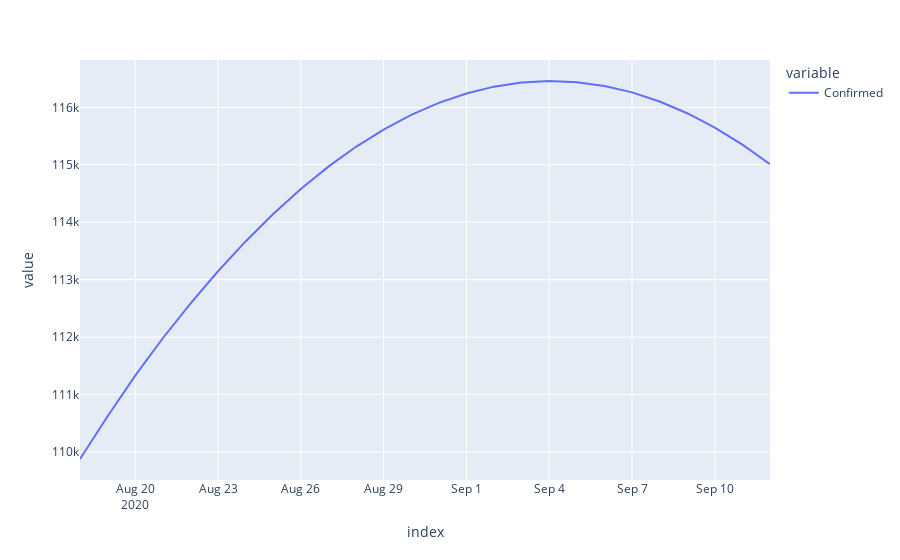

Source (notebook cell):
### Code cell
cleaned_dfs['Alabama']['Confirmed'].plot() # state_stds['Alabama']['Confirmed']

### Figure 1 — Plotly figure (JSON) as saved in the notebook; plotly's stock layout.template omitted (floating-point values rounded to 4 significant figures)
{"data": [{"hovertemplate": "variable=Confirmed<br>index=%{x}<br>value=%{y}<extra></extra>", "legendgroup": "Confirmed", "line": {"color": "#636efa", "dash": "solid"}, "mode": "lines", "name": "Confirmed", "orientation": "v", "showlegend": true, "type": "scatter", "x": ["2020-08-18T00:00:00", "2020-08-19T00:00:00", "2020-08-20T00:00:00", "2020-08-21T00:00:00", "2020-08-22T00:00:00", "2020-08-23T00:00:00", "2020-08-24T00:00:00", "2020-08-25T00:00:00", "2020-08-26T00:00:00", "2020-08-27T00:00:00", "2020-08-28T00:00:00", "2020-08-29T00:00:00", "2020-08-30T00:00:00", "2020-08-31T00:00:00", "2020-09-01T00:00:00", "2020-09-02T00:00:00", "2020-09-03T00:00:00", "2020-09-04T00:00:00", "2020-09-05T00:00:00", "2020-09-06T00:00:00", "2020-09-07T00:00:00", "2020-09-08T00:00:00", "2020-09-09T00:00:00", "2020-09-10T00:00:00", "2020-09-11T00:00:00", "2020-09-12T00:00:00"], "xaxis": "x", "y": [109900.0, 110600.0, 111300.0, 112000.0, 112600.0, 113100.0, 113700.0, 114100.0, 114600.0, 115000.0, 115300.0, 115600.0, 115900.0, 116100.0, 116200.0, 116400.0, 116400.0, 116500.0, 116400.0, 116400.0, 116300.0, 116100.0, 115900.0, 115600.0, 115400.0, 115000.0], "yaxis": "y"}], "layout": {"legend": {"title": {"text": "variable"}, "tracegroupgap": 0}, "margin": {"t": 60}, "xaxis": {"anchor": "y", "domain": [0, 1], "title": {"text": "index"}}, "yaxis": {"anchor": "x", "domain": [0, 1], "title": {"text": "value"}}}}
